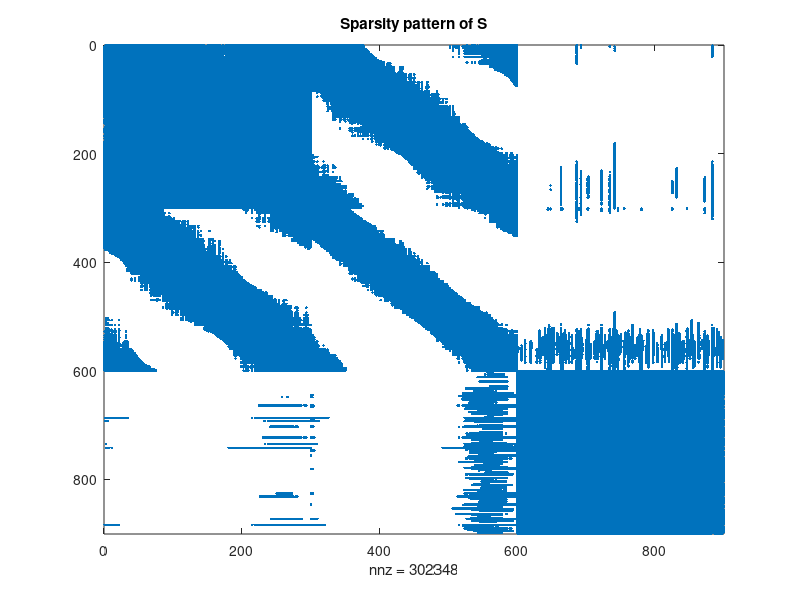

The MATLAB source for this figure: (Note: this script raises an error after producing the figure.)
% Initialization
clear; close all; clc;
format long;
load('X.mat');
sigma = 1; tol = 1e-8;
similarity = @(x, y) exp(-norm(x-y, 2).^2 ./ sigma.^2);

for K = [13, 40]
    disp(['############ K = ', num2str(K), ' #############']);
    % Generating similarity matrix between points
    [n, ~] = size(X);
    S1 = zeros(n, n);
    for i=1:(n-1)
        p1 = X(i, :);
        for j=(i+1):n
            p2 = X(j, :);
            s = similarity(p1, p2);
            if s > tol
                S1(i,j) = s;
                S1(j,i) = s;
            end
        end
    end
    figure();
    spy(S1);
    title('Sparsity pattern of S');
    S2 = S1;
    % Generating similarity graph with k-nearest neighbourhood graph
    for i = 1:n
        [~, kmax_pos] = maxk(S1(i, :), K);
        S1(i, setdiff(1:n, kmax_pos)) = 0;
    end
    for j = 1:n
        [~, kmax_pos] = maxk(S2(:, j), K);
        S2(setdiff(1:n, kmax_pos), j) = 0;
    end
    max_nz = nnz(S1) + nnz(S2);
    column_indices = zeros(max_nz, 1);
    row_indices = zeros(max_nz, 1);
    values = zeros(max_nz, 1);
    nz = 0;
    for i=1:n
        for j=1:n
            if S1(i,j) > tol && S2(i,j) <= tol
                nz = nz + 1;
                column_indices(nz) = j;
                row_indices(nz) = i;
                values(nz) = S1(i,j);
            elseif S1(i,j) <= tol && S2(i,j) > tol
                nz = nz + 1;
                column_indices(nz) = j;
                row_indices(nz) = i;
                values(nz) = S2(i,j);
            elseif S1(i,j) > tol && S2(i,j) > tol
                if S1(i,j) - S2(i,j) > tol % should be equals
                    warning("Something went wrong...");
                end
                nz = nz + 1;
                column_indices(nz) = j;
                row_indices(nz) = i;
                values(nz) = S1(i,j);
            end
        end
    end
    column_indices = column_indices(1:nz);
    row_indices = row_indices(1:nz);
    values = values(1:nz);
    W = sparse(row_indices, column_indices, values, n, n);
    
    figure();
    spy(W);
    title({'Sparsity pattern of W', ['K=', num2str(K)]});
    
    figure();
    plot(graph(W), '-.dr', 'NodeLabel', {});
    title({'Similarity graph', ['K=', num2str(K)]});
    
    % Computing the normalized symmetric Laplacian
    degrees = full(sum(W, 2));
    D = spdiags(degrees, 0, n, n);

    M = 5;
    
    D_tmp = sqrt(inv(D));
    B = D_tmp * W * D_tmp;
    L_sym = speye(n) - B;
    
    % Computing eigenvalues and eigenvectors with eigs function
    tic;
    [U_orig, lambda_orig] = eigs(L_sym, M, 'smallestabs');
    elapsed = toc;
    fprintf('Elapsed time with eigs: %.2f sec\n', elapsed)
    lambda_orig = diag(lambda_orig);
    
    % Computing eigenvalues and eigenvectors with power method and deflation
    mu = max(full(sum(B, 2)));
    B_mod = B + mu .* speye(n);
    tic;
    [lambda, U, iter] = power_deflation_rec(B_mod, M);
    elapsed = toc;
    fprintf('Elapsed time with power_deflation_rec: %.2f sec\n', elapsed)
    lambda = 1-lambda+mu;
    rel_err_eigs = norm(lambda - lambda_orig, 2);
    fprintf('Error in the computation of eigenvalues: %e\n', rel_err_eigs);
    
    figure();
    vbar = bar(1:M, iter);
    title({'Number of iterations in power method', ['K=', num2str(K)]});
    xlabel('Eigenvalue');
    ylabel('Number of iterations performed');
    
    switch K
        case 13
            EIGENGAP = 3;
        case 40
            EIGENGAP = 2;
        otherwise
            warning('Eigengap not computed for this value of K, setting to 3');
            EIGENGAP = 3;
    end
    
    U = U(:, 1:EIGENGAP);

    % normalizing eigenvectors
    for j=1:EIGENGAP
        U(:,j) = U(:,j) ./ norm(U(:,j));
    end
    
    % Computating matrix U containing first m eigenvectors 
    % and normalizing its rows
    for i=1:n
        U(i,:) = U(i,:) ./ norm(U(i,:));
    end
    
    % Applying K-means for spectral clustering
    for N_CLUSTERS = [2, 3]
        rng(42); % setting random state for kmeans reproducibility
        idx = kmeans(U, N_CLUSTERS);
        figure();
        gscatter(X(:,1), X(:,2), idx);
        title({'Kmeans result on spectral clustering', ...
            ['K=', num2str(K)], ['N\_CLUSTERS=', num2str(N_CLUSTERS)], ...
            'Eigenvectors computed with power method and deflation'});
        
        % Using spectral cluster of MATLAB.
        rng(42); % setting random state for kmeans reproducibility
        [idx, V, D] = spectralcluster(X, N_CLUSTERS);
        figure();
        gscatter(X(:,1), X(:,2), idx);
        title({'Kmeans result on spectral clustering [MATLAB]', ...
            ['N\_CLUSTERS=', num2str(N_CLUSTERS)]});
        
        % comparing eigenvalues computed by the function 
        % spectralcluster to those of our function
        figure();
        scatter(1:M, lambda_orig, 200, 'd', 'MarkerEdgeColor', 'black', ...
            'LineWidth', 2);
        hold on;
        scatter(1:length(D), D, 100, 'o', 'MarkerEdgeColor', 'red', ...
            'LineWidth', 2.5);
        scatter(1:M, lambda, 50, 'x', 'MarkerEdgeColor', 'blue', ...
            'LineWidth', 2);
        hold off;
        title({'Minimum eigenvalues of L\_sym', [' K=', num2str(K)], ...
            [' N\_CLUSTERS=', num2str(N_CLUSTERS)]});
        legend('Computed with eigs function', ...
            'Computed with spectralcluster function', ...
            'Computed with power method with deflation', ...
             'Location', 'northwest');
        
        % Applying K-means on original points
        rng(42); % setting random state for kmeans reproducibility
        idx = kmeans(X, N_CLUSTERS);
        figure();
        gscatter(X(:,1), X(:,2), idx);
        title({'Kmeans result on original points', ...
            ['N\_CLUSTERS=', num2str(N_CLUSTERS)]});
    end
end